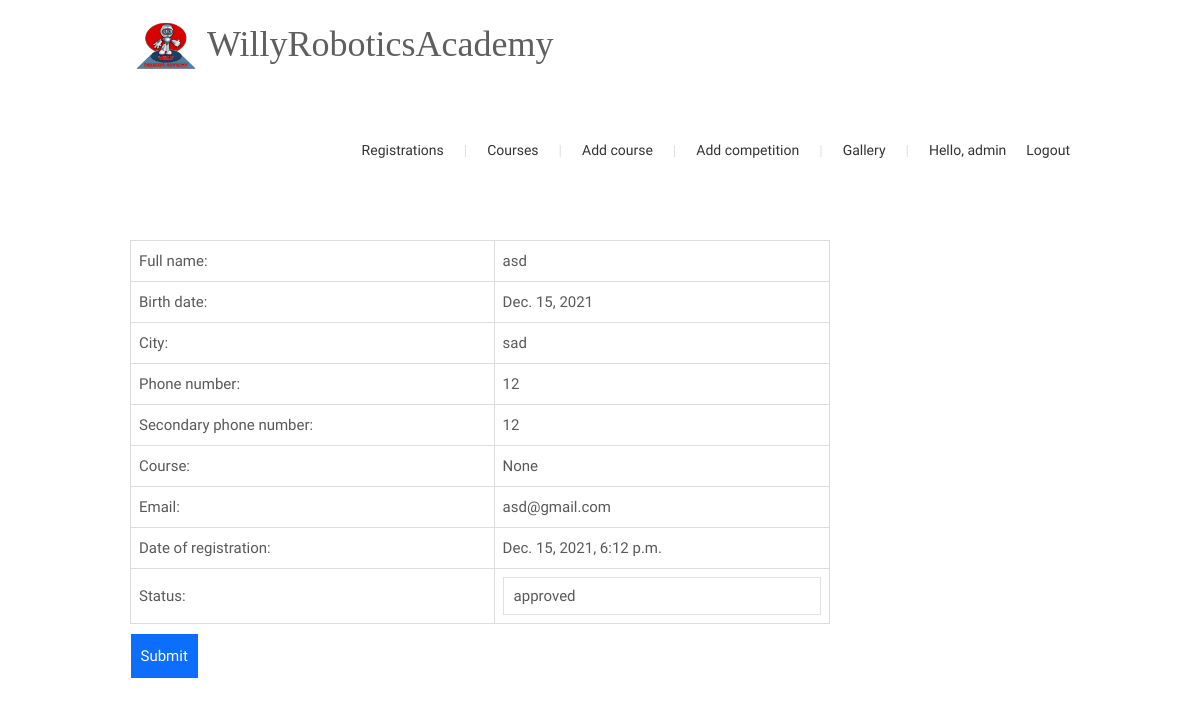
The app's page /student-course/1/ (signed in) with its own data.
### registeration/models.py (models this page shows)
class CourseRegisteration (models.Model):
    STATUS = (
        ('approved', 'approved'),
        ('pending', 'pending'),
        ('denied', 'denied')
    )
    full_name = models.CharField(max_length=50, null=True)
    birth_date = models.DateField(
        null=True, auto_now=False, auto_now_add=False)
    city = models.CharField(null=True, max_length=50)
    phone_number = models.CharField(null=True, max_length=14)
    secondary_phone_number = models.CharField(
        null=True, blank=True, max_length=14)
    course = models.ForeignKey(Course, on_delete=models.SET_NULL, null=True)
    mail = models.EmailField(null=True, max_length=500)
    date_created = models.DateTimeField(default=now, editable=False)
    status = models.CharField(default='pending', choices=STATUS, max_length=50)
    def __str__(self):
        return self.full_name
    class Meta:
        verbose_name_plural = "Registerations"

### administrator/views.py (the view)
@login_required(login_url='login')
def RegisterSingleView(request, pk):
    student = CourseRegisteration.objects.get(id=pk)
    form = StudentAcceptForm(initial={'status': student})
    if request.method == 'POST':
        form = StudentAcceptForm(request.POST, request.FILES, instance=student)
        if form.is_valid():
            form.save()
            return redirect('table')
    context = {
        'student': student,
        'form': form
    }
    return render(request, 'admin/student-view.html', context)

### administrator/forms.py
class StudentAcceptForm(forms.ModelForm):
    class Meta:
        model = CourseRegisteration
        fields = ['status']

### administrator/templates/admin/student-view.html (shortened to what this page needs)
{% extends 'admin/admin-home.html' %}
{% block content %}
    <div class="page-content"  >
    <div class="container clear-fix form-bg" >
        <div class="grid-col-row">
        <div class="grid-col grid-col-9" >
        <table style="border-collapse: collapse; width: 100%">
            <tr>
            <th
              style="border: 1px solid #dddddd; text-align: left; padding: 8px"
            >
              Full name:
            </th>
            <td
             style="border: 1px solid #dddddd; text-align: left; padding: 8px"
            >
            {{student.full_name}}
            </td>
            </tr>
            <tr>
            <th
              style="border: 1px solid #dddddd; text-align: left; padding: 8px"
            >
              Birth date:
            </th>
            <td
             style="border: 1px solid #dddddd; text-align: left; padding: 8px"
            >
            {{student.birth_date}}
            </td>
            </tr>
            <tr>
            <th
              style="border: 1px solid #dddddd; text-align: left; padding: 8px"
            >
              City:
            </th>
            <td
             style="border: 1px solid #dddddd; text-align: left; padding: 8px"
            >
            {{student.city}}
            </td>
            </tr>
            <tr>
            <th
              style="border: 1px solid #dddddd; text-align: left; padding: 8px"
            >
              Phone number:
            </th>
            <td
             style="border: 1px solid #dddddd; text-align: left; padding: 8px"
            >
            {{student.phone_number}}
            </td>
            </tr>
            <tr>
            <th
              style="border: 1px solid #dddddd; text-align: left; padding: 8px"
            >
              Secondary phone number:
            </th>
            <td
             style="border: 1px solid #dddddd; text-align: left; padding: 8px"
            >
            {{student.secondary_phone_number}}
            </td>
            </tr>
            <th
              style="border: 1px solid #dddddd; text-align: left; padding: 8px"
            >
              Course:
            </th>
            <td
             style="border: 1px solid #dddddd; text-align: left; padding: 8px"
            >
            {{student.course}}
            </td>
            <tr>
            <th
              style="border: 1px solid #dddddd; text-align: left; padding: 8px"
            >
              Email:
            </th>
            <td
             style="border: 1px solid #dddddd; text-align: left; padding: 8px"
            >
            {{student.mail}}
            </td>
            </tr>
            <tr>
            <th
              style="border: 1px solid #dddddd; text-align: left; padding: 8px"
            >
              Date of registration:
            </th>
            <td
             style="border: 1px solid #dddddd; text-align: left; padding: 8px"
            >
            {{student.date_created}}
            </td>
            </tr>
            <tr>
            <th
              style="border: 1px solid #dddddd; text-align: left; padding: 8px"
            >
              Status:
            </th>
            <td
             style="border: 1px solid #dddddd; text-align: left; padding: 8px"
            >
             <form action="" method="POST" enctype='multipart/form-data'>
            {{form.status}}
            </td>
          </tr>
          <tr>
            <td>
            <input type="submit" name = "Submit" style="background-color : #0d6efd; border-color:#0d6efd; color:#fff; padding:10px; margin-top:10px;">
      </tr>
        </table>
        </div>
        </div>
        </div>
        </div>
{% endblock content %}

### administrator/templates/admin/admin-nav.html
{%load static%}
<header class="only-color">
  <div class="sticky-wrapper" style='height:auto;'>
    <div class="sticky-menu">
      <div class="grid-row clear-fix">
        <a href= {% url 'home' %} class="logo">
          <img src={% static 'home/img/Main__Logo.png' %} data-at2x={%static 'home/img/Main__Logo.png' %} alt = logo>
          <h1>WillyRoboticsAcademy</h1>
        </a>
        <nav class="main-nav">
          <ul class="clear-fix">
            <li>
              <a href={% url 'table' %} {% if request.path == "/registration-admin/" %}class="active"{% endif %}>Registrations</a>
            </li>
            <li>
              <a href={% url 'coursetable' %} {% if request.path == "/coursetable/" %}class="active"{% endif %}>Courses</a>
            </li>
             <li>
              <a href={% url 'add-course' %} {% if request.path == "/add_course/" %}class="active"{% endif %}>Add course</a>
            </li>
                <li>
              <a href={% url 'add-competition' %} {% if request.path == "/add_competition/" %}class="active"{% endif %}>Add competition</a>
            </li>
            <li>
              <a href={% url 'add-image' %} {% if request.path == "/add_image/" %}class="active"{% endif %}>Gallery</a>
            </li>
            <li>
              <span style="padding-left: 20px;">Hello, {{request.user}}</span>
            </li>
            <li>
              <a href={% url 'logout' %}>Logout</a>
            </li>
          </ul>
        </nav>
      </div>
    </div>
  </div>
</header>

### records on screen
CourseRegisteration: full_name "asd", birth_date "Dec. 15, 2021", city "sad", phone_number "12", secondary_phone_number "12", course "None", mail "asd@gmail.com", date_created "Dec. 15, 2021, 6:12 p.m."

### other values on screen
{{ request.user }} "admin"
